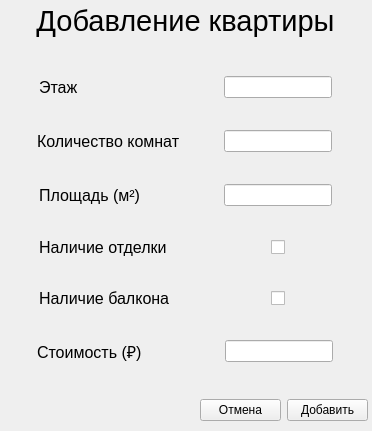
<?xml version="1.0" encoding="UTF-8"?>
<ui version="4.0">
 <class>AddApartmentDialog</class>
 <widget class="QWidget" name="AddApartmentDialog">
  <property name="geometry">
   <rect>
    <x>0</x>
    <y>0</y>
    <width>372</width>
    <height>431</height>
   </rect>
  </property>
  <property name="windowTitle">
   <string>Form</string>
  </property>
  <widget class="QLabel" name="label">
   <property name="geometry">
    <rect>
     <x>0</x>
     <y>0</y>
     <width>371</width>
     <height>41</height>
    </rect>
   </property>
   <property name="font">
    <font>
     <pointsize>22</pointsize>
    </font>
   </property>
   <property name="text">
    <string>Добавление квартиры</string>
   </property>
   <property name="alignment">
    <set>Qt::AlignmentFlag::AlignCenter</set>
   </property>
  </widget>
  <widget class="QWidget" name="verticalLayoutWidget">
   <property name="geometry">
    <rect>
     <x>0</x>
     <y>50</y>
     <width>371</width>
     <height>341</height>
    </rect>
   </property>
   <layout class="QVBoxLayout" name="verticalLayout">
    <item>
     <layout class="QHBoxLayout" name="horizontalLayout_2">
      <item>
       <widget class="QLabel" name="label_2">
        <property name="sizePolicy">
         <sizepolicy hsizetype="Fixed" vsizetype="Preferred">
          <horstretch>0</horstretch>
          <verstretch>0</verstretch>
         </sizepolicy>
        </property>
        <property name="minimumSize">
         <size>
          <width>140</width>
          <height>0</height>
         </size>
        </property>
        <property name="font">
         <font>
          <pointsize>12</pointsize>
         </font>
        </property>
        <property name="text">
         <string>Этаж</string>
        </property>
       </widget>
      </item>
      <item>
       <widget class="QLineEdit" name="lineEditFloor">
        <property name="sizePolicy">
         <sizepolicy hsizetype="Fixed" vsizetype="Fixed">
          <horstretch>0</horstretch>
          <verstretch>0</verstretch>
         </sizepolicy>
        </property>
       </widget>
      </item>
     </layout>
    </item>
    <item>
     <layout class="QHBoxLayout" name="horizontalLayout_3">
      <item>
       <widget class="QLabel" name="label_3">
        <property name="sizePolicy">
         <sizepolicy hsizetype="Fixed" vsizetype="Preferred">
          <horstretch>0</horstretch>
          <verstretch>0</verstretch>
         </sizepolicy>
        </property>
        <property name="minimumSize">
         <size>
          <width>135</width>
          <height>0</height>
         </size>
        </property>
        <property name="font">
         <font>
          <pointsize>12</pointsize>
         </font>
        </property>
        <property name="text">
         <string>Количество комнат</string>
        </property>
       </widget>
      </item>
      <item>
       <widget class="QLineEdit" name="lineEditRooms">
        <property name="sizePolicy">
         <sizepolicy hsizetype="Fixed" vsizetype="Fixed">
          <horstretch>0</horstretch>
          <verstretch>0</verstretch>
         </sizepolicy>
        </property>
       </widget>
      </item>
     </layout>
    </item>
    <item>
     <layout class="QHBoxLayout" name="horizontalLayout_4">
      <item>
       <widget class="QLabel" name="label_4">
        <property name="sizePolicy">
         <sizepolicy hsizetype="Fixed" vsizetype="Preferred">
          <horstretch>0</horstretch>
          <verstretch>0</verstretch>
         </sizepolicy>
        </property>
        <property name="minimumSize">
         <size>
          <width>140</width>
          <height>0</height>
         </size>
        </property>
        <property name="font">
         <font>
          <pointsize>12</pointsize>
         </font>
        </property>
        <property name="text">
         <string>Площадь (м²)</string>
        </property>
       </widget>
      </item>
      <item>
       <widget class="QLineEdit" name="lineEditArea">
        <property name="sizePolicy">
         <sizepolicy hsizetype="Fixed" vsizetype="Fixed">
          <horstretch>0</horstretch>
          <verstretch>0</verstretch>
         </sizepolicy>
        </property>
       </widget>
      </item>
     </layout>
    </item>
    <item>
     <layout class="QHBoxLayout" name="horizontalLayout_7">
      <item alignment="Qt::AlignmentFlag::AlignHCenter">
       <widget class="QLabel" name="label_7">
        <property name="sizePolicy">
         <sizepolicy hsizetype="Minimum" vsizetype="Preferred">
          <horstretch>0</horstretch>
          <verstretch>0</verstretch>
         </sizepolicy>
        </property>
        <property name="minimumSize">
         <size>
          <width>187</width>
          <height>0</height>
         </size>
        </property>
        <property name="font">
         <font>
          <pointsize>12</pointsize>
         </font>
        </property>
        <property name="text">
         <string>Наличие отделки</string>
        </property>
       </widget>
      </item>
      <item>
       <widget class="QCheckBox" name="checkBoxRenovation">
        <property name="sizePolicy">
         <sizepolicy hsizetype="Fixed" vsizetype="Fixed">
          <horstretch>0</horstretch>
          <verstretch>0</verstretch>
         </sizepolicy>
        </property>
        <property name="maximumSize">
         <size>
          <width>100</width>
          <height>16777215</height>
         </size>
        </property>
        <property name="text">
         <string/>
        </property>
       </widget>
      </item>
     </layout>
    </item>
    <item>
     <layout class="QHBoxLayout" name="horizontalLayout_9">
      <item alignment="Qt::AlignmentFlag::AlignHCenter">
       <widget class="QLabel" name="label_9">
        <property name="sizePolicy">
         <sizepolicy hsizetype="Minimum" vsizetype="Preferred">
          <horstretch>0</horstretch>
          <verstretch>0</verstretch>
         </sizepolicy>
        </property>
        <property name="minimumSize">
         <size>
          <width>187</width>
          <height>0</height>
         </size>
        </property>
        <property name="font">
         <font>
          <pointsize>12</pointsize>
         </font>
        </property>
        <property name="text">
         <string>Наличие балкона</string>
        </property>
       </widget>
      </item>
      <item>
       <widget class="QCheckBox" name="checkBoxBalcony">
        <property name="sizePolicy">
         <sizepolicy hsizetype="Minimum" vsizetype="Fixed">
          <horstretch>0</horstretch>
          <verstretch>0</verstretch>
         </sizepolicy>
        </property>
        <property name="maximumSize">
         <size>
          <width>100</width>
          <height>16777215</height>
         </size>
        </property>
        <property name="text">
         <string/>
        </property>
       </widget>
      </item>
     </layout>
    </item>
    <item>
     <layout class="QHBoxLayout" name="horizontalLayout_5">
      <item>
       <widget class="QLabel" name="label_5">
        <property name="sizePolicy">
         <sizepolicy hsizetype="Fixed" vsizetype="Preferred">
          <horstretch>0</horstretch>
          <verstretch>0</verstretch>
         </sizepolicy>
        </property>
        <property name="minimumSize">
         <size>
          <width>145</width>
          <height>0</height>
         </size>
        </property>
        <property name="font">
         <font>
          <pointsize>12</pointsize>
         </font>
        </property>
        <property name="text">
         <string>Стоимость (₽)</string>
        </property>
       </widget>
      </item>
      <item>
       <widget class="QLineEdit" name="lineEditPrice">
        <property name="sizePolicy">
         <sizepolicy hsizetype="Fixed" vsizetype="Fixed">
          <horstretch>0</horstretch>
          <verstretch>0</verstretch>
         </sizepolicy>
        </property>
       </widget>
      </item>
     </layout>
    </item>
   </layout>
  </widget>
  <widget class="QWidget" name="horizontalLayoutWidget">
   <property name="geometry">
    <rect>
     <x>200</x>
     <y>390</y>
     <width>168</width>
     <height>41</height>
    </rect>
   </property>
   <layout class="QHBoxLayout" name="horizontalLayout">
    <item>
     <widget class="QPushButton" name="pushButton_cancel">
      <property name="text">
       <string>Отмена</string>
      </property>
     </widget>
    </item>
    <item>
     <widget class="QPushButton" name="pushButton_add">
      <property name="text">
       <string>Добавить</string>
      </property>
     </widget>
    </item>
   </layout>
  </widget>
 </widget>
 <resources/>
 <connections/>
</ui>
